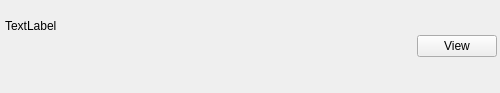
<?xml version="1.0" encoding="UTF-8"?>
<ui version="4.0">
 <class>MeshItemClass</class>
 <widget class="QWidget" name="MeshItemClass">
  <property name="geometry">
   <rect>
    <x>0</x>
    <y>0</y>
    <width>500</width>
    <height>93</height>
   </rect>
  </property>
  <property name="sizePolicy">
   <sizepolicy hsizetype="Preferred" vsizetype="Fixed">
    <horstretch>0</horstretch>
    <verstretch>0</verstretch>
   </sizepolicy>
  </property>
  <property name="windowTitle">
   <string>MeshItem</string>
  </property>
  <layout class="QHBoxLayout" name="horizontalLayout">
   <property name="spacing">
    <number>3</number>
   </property>
   <property name="leftMargin">
    <number>3</number>
   </property>
   <property name="topMargin">
    <number>3</number>
   </property>
   <property name="rightMargin">
    <number>3</number>
   </property>
   <property name="bottomMargin">
    <number>3</number>
   </property>
   <item>
    <widget class="QWidget" name="infoPanel" native="true">
     <layout class="QVBoxLayout" name="verticalLayout">
      <property name="spacing">
       <number>2</number>
      </property>
      <property name="leftMargin">
       <number>2</number>
      </property>
      <property name="topMargin">
       <number>2</number>
      </property>
      <property name="rightMargin">
       <number>2</number>
      </property>
      <property name="bottomMargin">
       <number>2</number>
      </property>
      <item>
       <widget class="QLabel" name="meshName">
        <property name="sizePolicy">
         <sizepolicy hsizetype="Fixed" vsizetype="Preferred">
          <horstretch>0</horstretch>
          <verstretch>0</verstretch>
         </sizepolicy>
        </property>
        <property name="text">
         <string>TextLabel</string>
        </property>
       </widget>
      </item>
      <item>
       <widget class="QTextField" name="importNameField">
        <property name="labelText">
         <string>Imported Name</string>
        </property>
        <property name="placeHolder">
         <string>Your Text</string>
        </property>
       </widget>
      </item>
     </layout>
    </widget>
   </item>
   <item>
    <widget class="QPushButton" name="viewButton">
     <property name="sizePolicy">
      <sizepolicy hsizetype="Fixed" vsizetype="Fixed">
       <horstretch>0</horstretch>
       <verstretch>0</verstretch>
      </sizepolicy>
     </property>
     <property name="text">
      <string>View</string>
     </property>
    </widget>
   </item>
  </layout>
 </widget>
 <layoutdefault spacing="6" margin="11"/>
 <customwidgets>
  <customwidget>
   <class>QTextField</class>
   <extends>QWidget</extends>
   <header>QTextField.h</header>
  </customwidget>
 </customwidgets>
 <resources/>
 <connections/>
</ui>
